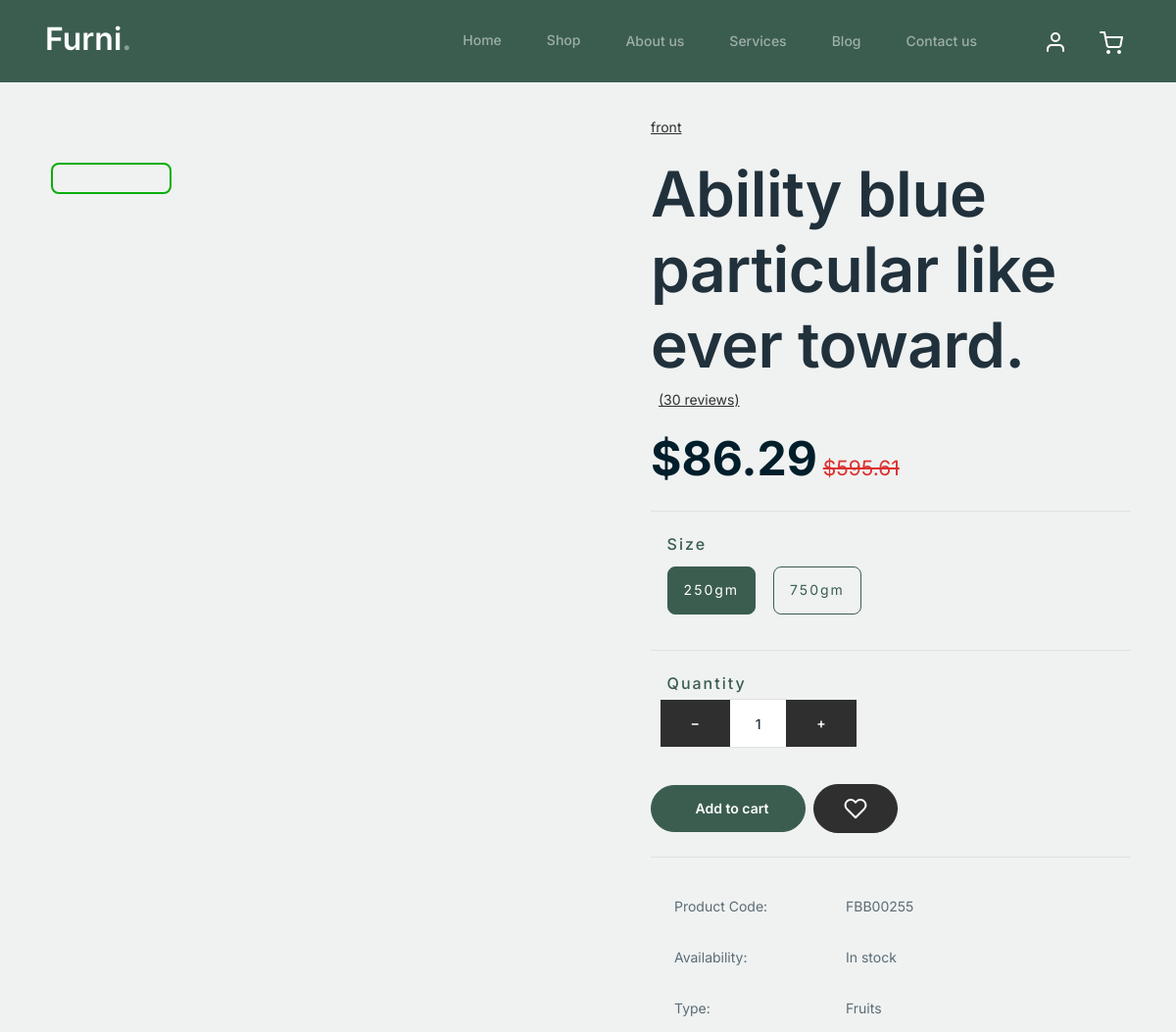
Page /store/ability-blue-particular-like-ever-toward (upper part) on the earlier database version.
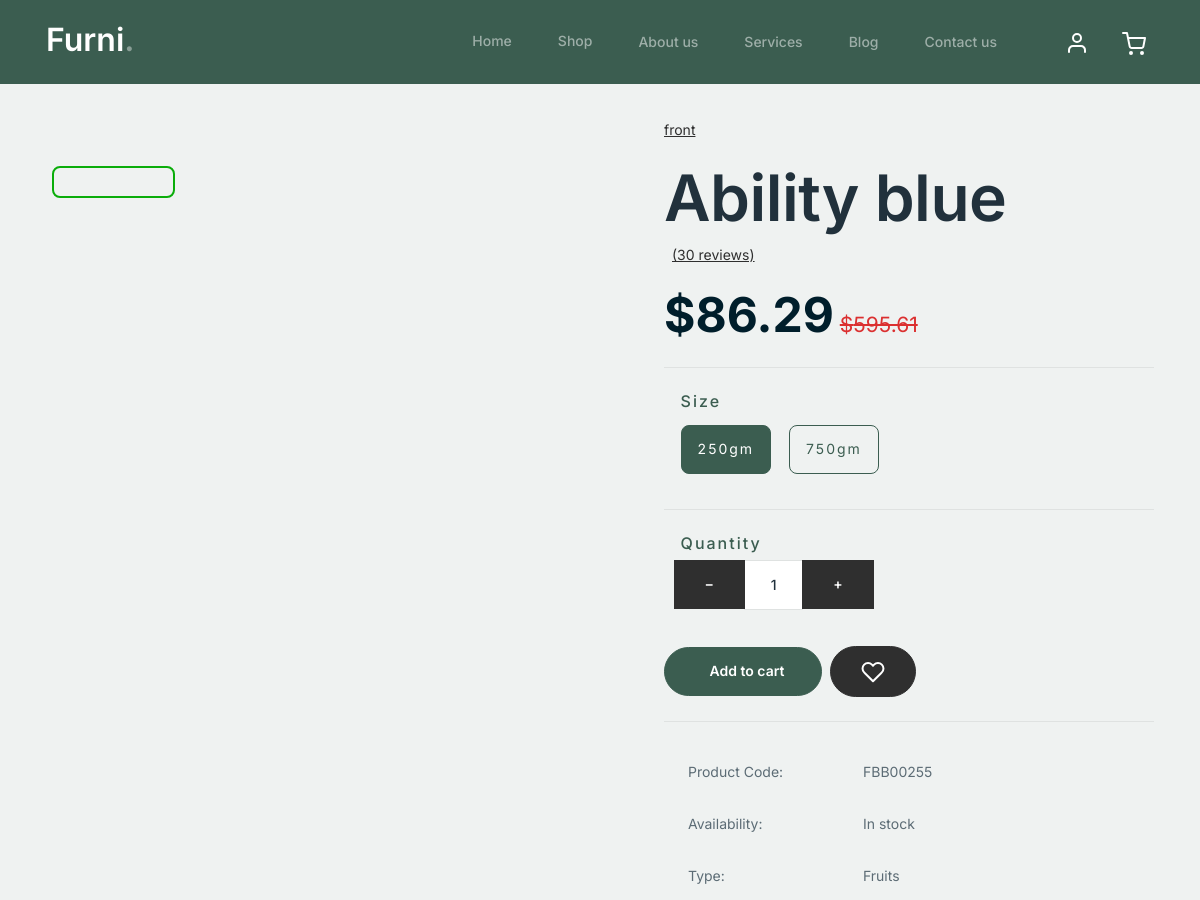
Same page on the later database version.
### store/models.py (models this page shows, shortened)
class Product(models.Model):
    active = models.BooleanField(default=True)
    name = models.CharField(max_length=200)
    description = models.TextField()
    category = models.ForeignKey(Category, on_delete=models.CASCADE)
    image = models.ImageField(upload_to='static/uploads/products/', blank=True, null=True)
    tags = models.ManyToManyField(Tag, blank=True)
    created_at = models.DateTimeField(auto_now_add=True)
    updated_at = models.DateTimeField(auto_now=True)
    slug = models.SlugField(unique=True)
    variations =models.ManyToManyField("store.Variation", blank=True)

class Category(models.Model):
    name = models.CharField(max_length=100)
    description = models.TextField(blank=True, null=True)
    parent_category = models.ForeignKey('self', on_delete=models.SET_NULL, blank=True, null=True)
    slug = models.SlugField(unique=True)

### store/views.py (the view)
# urls.py: path("store/<str:slug>", views.singleProduct, name="singleProduct")
def singleProduct(request, slug):
    product = Product.objects.filter(slug=slug).first()
    return render(request, 'single-item.html', {'product': product})

### store/templates/single-item.html (shortened to what the changed rows need)
{% extends 'layouts/base.html' %}
{% load static %}
{% block css %}
<link rel="stylesheet" href="{% static "frontend/css/shop-details.css" %}">
{% endblock css %}
{% block content %}
<section class="mt-8">
    <div class="container">
        <div class="row">
            <div class="col-md-6">
                <div class="ps-lg-10 mt-6 mt-md-0">
                    <a href="#!" class="mb-4 d-block">{{product.category.name}}</a>
                    <h1 class="mb-1 display-3">{{product.name}} </h1>
                    <div class="mb-4">
                            <a href="#" class="ms-2">(30 reviews)</a>
                    </div>
                    <div class="fs-4">
                        <span class="fw-bold text-dark display-5">$<span id="sale"></span></span>
                        <span class="text-decoration-line-through text-danger">$<span id="price"></span></span>
                    </div>
                    <hr class="my-6">
                    <div class="mb-5">
                        <div class="choice-title">
                        </div>
                    <hr class="my-6">
                        <div class="choice-title">
                        </div>
                        <div class="mt-3 row justify-content-start g-2 align-items-center">
                        </div>
                        <hr class="my-6">
                        <div>
                        </div>
                    </div>
                </div>
            </div>
        </div>
    </div>
</section>
{% endblock %}

Differences in the rows shown:
changed Product "front": name "Ability blue particular like ever toward." → "Ability blue"
